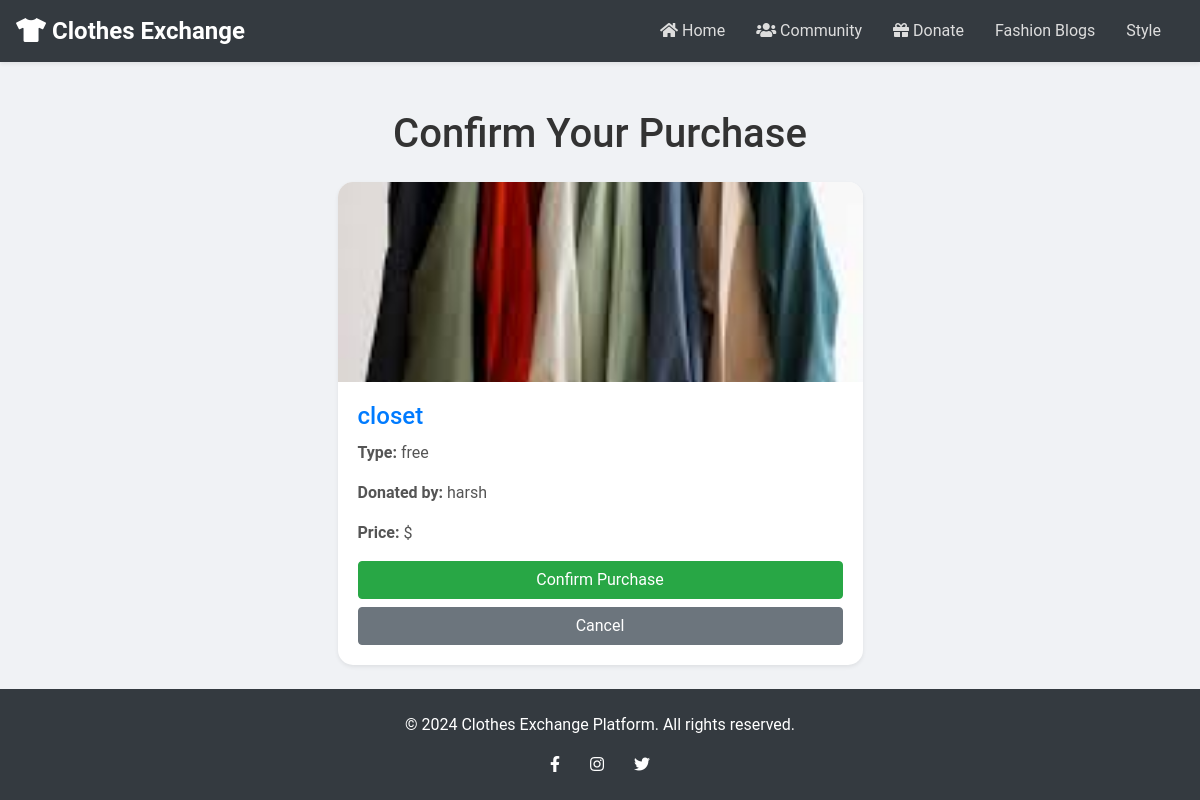
/donations/donations/buy/12/, run on the app's committed database.
### donations/models.py (models this page shows, shortened)
class Donation(models.Model):
    ACTION_CHOICES = [
        ('donate', 'Donate'),
        ('trade', 'Trade'),
        ('lend', 'Lend'),
        ('barter', 'Barter'),
        ('rent', 'Rent'),
    ]
    clothes = models.ForeignKey(Clothes, on_delete=models.CASCADE)
    donor = models.ForeignKey(User, on_delete=models.CASCADE)
    action = models.CharField(max_length=10, choices=ACTION_CHOICES, default='donate')
    donation_date = models.DateTimeField(auto_now_add=True)
    recipient_name = models.CharField(max_length=100, null=True, blank=True)
    recipient_contact = models.CharField(max_length=15, null=True, blank=True)
    is_completed = models.BooleanField(default=False)
    barter_clothes = models.ForeignKey(Clothes, null=True, blank=True, on_delete=models.SET_NULL, related_name="barter_clothes")
    rental_period = models.PositiveIntegerField(null=True, blank=True)
    rental_end_date = models.DateField(null=True, blank=True)

### wardrobe/models.py (models this page shows, shortened)
class Clothes(models.Model):
    CATEGORY_CHOICES = [
        ('T-shirt', 'T-shirt'),
        ('Jeans', 'Jeans'),
        ('Jacket', 'Jacket'),
    ]
    name = models.CharField(max_length=100)
    image = models.ImageField(upload_to='clothes_images/')
    category = models.CharField(max_length=50, choices=CATEGORY_CHOICES)
    is_old = models.BooleanField(default=False)
    added_on = models.DateTimeField(auto_now_add=True)

### donations/views.py (the view)
# urls.py: path('donations/buy/<int:id>/', views.buy_donation, name='buy_donation'),
def buy_donation(request, id):
    donation = get_object_or_404(Donation, id=id)
    if request.method == 'POST':
        donation.is_completed = True
        donation.save()
        return redirect('donation_page')  # Redirect to the donation listing page
    return render(request, 'donations/buy_confirmation.html', {'donation': donation})

### templates/donations/buy_confirmation.html (shortened to what this page needs)
{% extends 'base.html' %}
{% block content %}
<div class="container mt-5">
    <h1 class="text-center mb-4">Confirm Your Purchase</h1>
    <div class="row justify-content-center">
        <div class="col-md-6">
            <div class="card mb-4 shadow-sm">
                <img src="{{ donation.clothes.image.url }}" class="card-img-top" alt="{{ donation.clothes.name }}">
                <div class="card-body">
                    <h5 class="card-title">{{ donation.clothes.name }}</h5>
                    <p class="card-text"><strong>Type:</strong> {{ donation.get_action_display }}</p>
                    <p class="card-text"><strong>Donated by:</strong> {{ donation.donor.username }}</p>
                    <p class="card-text"><strong>Price:</strong> ${{ donation.clothes.price }}</p>
                    <form method="post">
                        <button type="submit" class="btn btn-success btn-block">Confirm Purchase</button>
                    </form>
                    <a href="{% url 'donation_page' %}" class="btn btn-secondary btn-block mt-2">Cancel</a>
                </div>
            </div>
        </div>
    </div>
</div>
{% endblock %}

### static/css/style.css (style rules this page uses)
body { background-color: #f0f2f5; color: #333; font-family: 'Roboto', sans-serif; }
.card { border: none; border-radius: 15px; overflow: hidden; transition: transform 0.2s; }
.card-img-top { height: 200px; object-fit: cover; }
.card-body { padding: 20px; }
.card-title { font-size: 1.5rem; color: #007bff; margin-bottom: 10px; }
.card-text { color: #555; }
.btn-success { background-color: #28a745; border-color: #28a745; }
.btn-secondary { background-color: #6c757d; border-color: #6c757d; }

### data on the page
Donation: clothes.image (picture), clothes.name "closet", action "free", donor.username "harsh"
